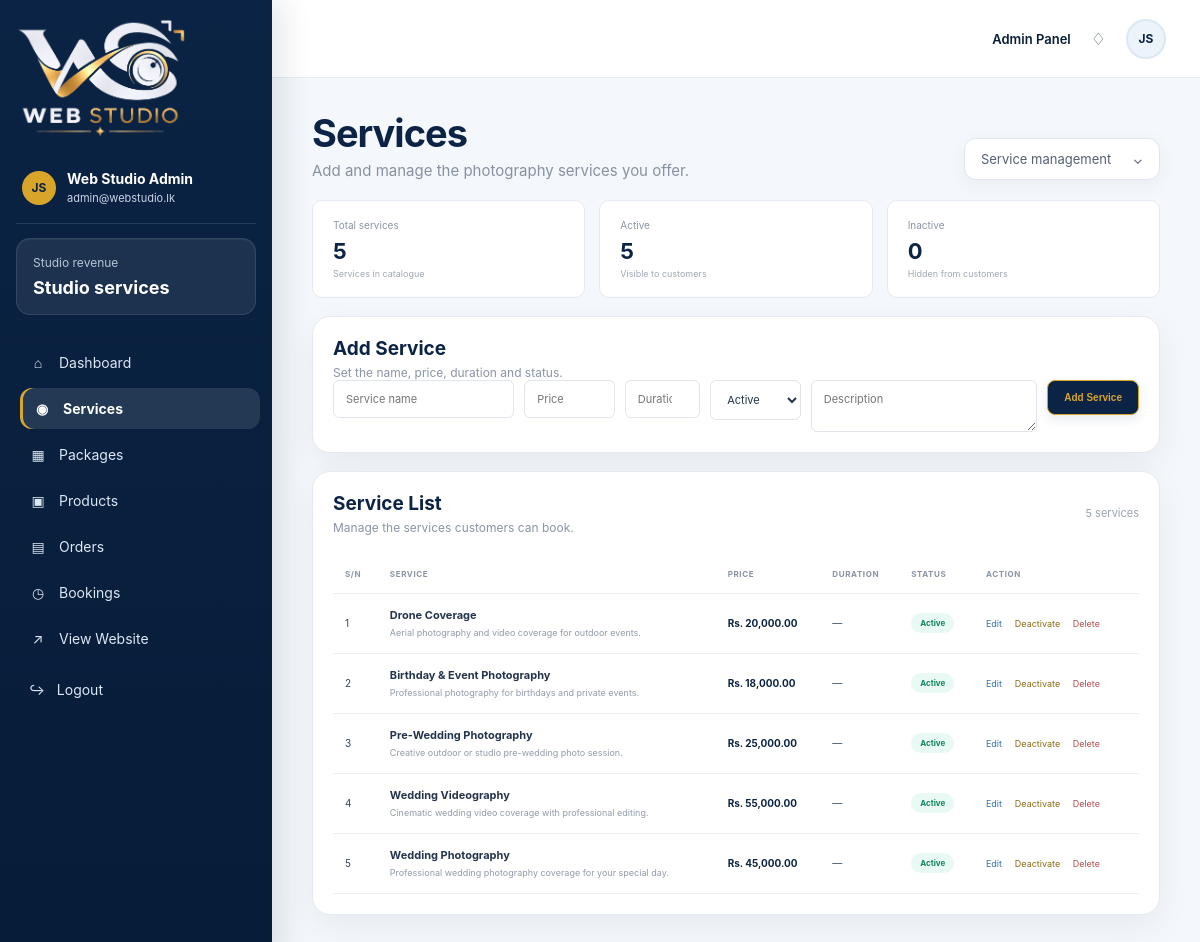
The app's page /admin/services.php (signed in) with its own data.
### tables this page shows
CREATE TABLE IF NOT EXISTS services (
 id INT AUTO_INCREMENT PRIMARY KEY,
 name VARCHAR(150) NOT NULL,
 description TEXT,
 price DECIMAL(10,2) NOT NULL DEFAULT 0,
 duration INT DEFAULT NULL,
 image VARCHAR(255) DEFAULT NULL,
 status ENUM('active','inactive') NOT NULL DEFAULT 'active',
 created_at TIMESTAMP DEFAULT CURRENT_TIMESTAMP
);

### admin/services.php (the view, shortened to what this page needs)
<?php
require_once '../includes/config.php';
$edit = null;
$list = mysqli_query($conn, 'SELECT * FROM services ORDER BY id DESC');
$total    = (int) (mysqli_fetch_row(mysqli_query($conn, 'SELECT COUNT(*) FROM services'))[0] ?? 0);
$active   = (int) (mysqli_fetch_row(mysqli_query($conn, "SELECT COUNT(*) FROM services WHERE status='active'"))[0] ?? 0);
$inactive = $total - $active;
?>
<!doctype html>
<html lang="en">
<head>
    <link rel="stylesheet" href="assets/admin.css">
</head>
<body class="admin-body">
<div class="app-shell">
    <aside class="sidebar">
        <div class="brand-box">
            <img
                src="../assets/images/logo-light.png"
                alt="Web Studio"
            >
        </div>
        <div class="profile-mini">
            <div class="avatar">
                JS
            </div>
            <div>
                <strong>
                    <?= htmlspecialchars(
                        $_SESSION['admin']['name'] ?? 'Admin'
                    ) ?>
                </strong>
                <small>
                    <?= htmlspecialchars(
                        $_SESSION['admin']['email'] ?? 'Administrator'
                    ) ?>
                </small>
            </div>
        </div>
        <div class="side-balance">
            <span>
                Studio revenue
            </span>
            <strong>
                Studio services
            </strong>
        </div>
        <nav>
            <a href="index.php">
                <span>⌂</span> Dashboard
            </a>
            <a class="active" href="services.php">
                <span>◉</span> Services
            </a>
            <a href="packages.php">
                <span>▦</span> Packages
            </a>
            <a href="products.php">
                <span>▣</span> Products
            </a>
            <a href="orders.php">
                <span>▤</span> Orders
            </a>
            <a href="bookings.php">
                <span>◷</span> Bookings
            </a>
            <a
                href="../index.php"
                target="_blank"
            >
                <span>↗</span> View Website
            </a>
        </nav>
        <a
            class="logout-link"
            href="logout.php"
        >
            ↪ &nbsp; Logout
        </a>
    </aside>
    <main class="dashboard-main">
        <header class="topbar">
            <div class="top-actions">
                <span>
                    Admin Panel
                </span>
                <span class="bell">
                    ♢
                </span>
                <span class="top-avatar">
                    JS
                </span>
            </div>
        </header>
        <section class="content">
            <div class="page-heading">
                <div>
                    <h1>Services</h1>
                    <p>Add and manage the photography services you offer.</p>
                </div>
                <div class="date-pill">
                    Service management
                    <span>⌄</span>
                </div>
            </div>
            <div class="service-stats">
                <div class="mini-stat">
                    <span>Total services</span>
                    <strong><?= $total ?></strong>
                    <em>Services in catalogue</em>
                </div>
                <div class="mini-stat">
                    <span>Active</span>
                    <strong><?= $active ?></strong>
                    <em>Visible to customers</em>
                </div>
                <div class="mini-stat">
                    <span>Inactive</span>
                    <strong><?= $inactive ?></strong>
                    <em>Hidden from customers</em>
                </div>
            </div>
            <section class="panel form-panel">
                <div class="panel-head">
                    <div>
                        <h2><?= $edit ? 'Edit Service' : 'Add Service' ?></h2>
                        <p>Set the name, price, duration and status.</p>
                    </div>
                </div>
                <form method="post" class="service-form">
                    <input
                        name="name"
                        placeholder="Service name"
                        value="<?= htmlspecialchars($edit['name'] ?? '') ?>"
                        required
                    >
                    <input
                        type="number"
                        step="0.01"
                        min="0"
                        name="price"
                        placeholder="Price"
                        value="<?= htmlspecialchars($edit['price'] ?? '') ?>"
                        required
                    >
                    <input
                        type="number"
                        min="0"
                        name="duration"
                        placeholder="Duration (min)"
                        value="<?= htmlspecialchars($edit['duration'] ?? '') ?>"
                    >
                    <select name="status">
                        <option value="active" <?= ($edit['status'] ?? 'active') === 'active' ? 'selected' : '' ?>>Active</option>
                    </select>
                    <textarea name="description" placeholder="Description"><?= htmlspecialchars($edit['description'] ?? '') ?></textarea>
                    <div class="form-actions">
                        <button><?= $edit ? 'Update Service' : 'Add Service' ?></button>
                    </div>
                </form>
            </section>
            <section class="panel">
                <div class="panel-head">
                    <div>
                        <h2>Service List</h2>
                        <p>Manage the services customers can book.</p>
                    </div>
                    <span class="right-note"><?= $total ?> services</span>
                </div>
                <div class="table-wrap">
                    <table class="service-table">
                        <thead>
                            <tr>
                                <th>S/N</th>
                                <th>Service</th>
                                <th>Price</th>
                                <th>Duration</th>
                                <th>Status</th>
                                <th>Action</th>
                            </tr>
                        </thead>
                        <tbody>
                            <?php if ($list && mysqli_num_rows($list)): ?>
                                <?php $i = 1; while ($s = mysqli_fetch_assoc($list)): ?>
                                    <tr>
                                        <td><?= $i++ ?></td>
                                        <td class="service-name">
                                            <strong><?= htmlspecialchars($s['name']) ?></strong>
                                            <small><?= htmlspecialchars($s['description'] ?? '') ?></small>
                                        </td>
                                        <td class="price">
                                            Rs. <?= number_format((float) $s['price'], 2) ?>
                                        </td>
                                        <td>
                                            <?= $s['duration'] !== null ? (int) $s['duration'] . ' min' : '—' ?>
                                        </td>
                                        <td>
                                            <span class="status-badge <?= $s['status'] === 'active' ? 'ok' : 'off' ?>">
                                                <?= ucfirst($s['status']) ?>
                                            </span>
                                        </td>
                                        <td class="actions">
                                            <a class="edit" href="?edit=<?= $s['id'] ?>">Edit</a>
                                            <a class="toggle" href="?toggle=<?= $s['id'] ?>">
                                                <?= $s['status'] === 'active' ? 'Deactivate' : 'Activate' ?>
                                            </a>
                                            <a
                                                href="?delete=<?= $s['id'] ?>"
                                                onclick="return confirm('Delete this service?')"
                                            >Delete</a>
                                        </td>
                                    </tr>
                                <?php endwhile; ?>
                            <?php endif; ?>
                        </tbody>
                    </table>
                </div>
            </section>
        </section>
    </main>
</div>
</body>
</html>

### admin/services.php (style rules this page uses)
.service-stats { display: grid; grid-template-columns: repeat(3, 1fr); gap: 14px; margin-bottom: 18px; }
.mini-stat { background: #fff; border: 1px solid #e9edf2; border-radius: 10px; padding: 18px 20px; }
.mini-stat span { display: block; color: #8b95a4; font-size: 10px; margin-bottom: 7px; }
.mini-stat strong { font-size: 22px; }
.mini-stat em { display: block; font-style: normal; color: #a0a8b4; font-size: 9px; margin-top: 4px; }
.form-panel { margin-bottom: 18px; }
.service-form { display: grid; grid-template-columns: 1.2fr .6fr .5fr .6fr 1.5fr auto; gap: 10px; align-items: start; }
.service-form input, .service-form select, .service-form textarea { width: 100%; border: 1px solid #dfe5eb; border-radius: 6px; padding: 11px 12px; background: #fff; color: #25344d; font: inherit; font-size: 11px; outline: none; }
.service-form textarea { min-height: 43px; resize: vertical; }
.form-actions button { border: 0; background: #16c79a; color: #fff; border-radius: 6px; padding: 11px 16px; font-weight: 700; font-size: 10px; cursor: pointer; white-space: nowrap; }
.service-table { width: 100%; border-collapse: collapse; }
.service-table th, .service-table td { padding: 14px 12px; border-bottom: 1px solid #edf0f3; text-align: left; }
.service-table th { font-size: 8px; color: #8a94a4; text-transform: uppercase; letter-spacing: .6px; }
.service-table td { font-size: 10px; }
.service-name strong { display: block; font-size: 11px; color: #25344d; }
.service-name small { display: block; color: #929baa; font-size: 9px; margin-top: 4px; max-width: 450px; }
.price { font-weight: 700; white-space: nowrap; }
.status-badge { display: inline-block; padding: 5px 9px; border-radius: 12px; font-size: 8px; font-weight: 700; }
.status-badge.ok { background: #e8faf3; color: #13845f; }
.actions { white-space: nowrap; }
.actions a { text-decoration: none; font-size: 9px; margin-right: 10px; color: #b54e4e; }
.actions a.edit { color: #2f6fb5; }
.actions a.toggle { color: #8a6a13; }

### records on screen
services: name "Drone Coverage", description "Aerial photography and video coverage for outdoor events.", price "20,000.00", status "Active", shows "Deactivate"
services: name "Birthday & Event Photography", description "Professional photography for birthdays and private events.", price "18,000.00", status "Active", shows "Deactivate"
services: name "Pre-Wedding Photography", description "Creative outdoor or studio pre-wedding photo session.", price "25,000.00", status "Active", shows "Deactivate"
services: name "Wedding Videography", description "Cinematic wedding video coverage with professional editing.", price "55,000.00", status "Active", shows "Deactivate"
services: name "Wedding Photography", description "Professional wedding photography coverage for your special day.", price "45,000.00", status "Active", shows "Deactivate"

### other values on screen
$_SESSION['admin']['name'] "Web Studio Admin"
$_SESSION['admin']['email'] "admin@webstudio.lk"
$total "5"
$active "5"
$inactive "0"
